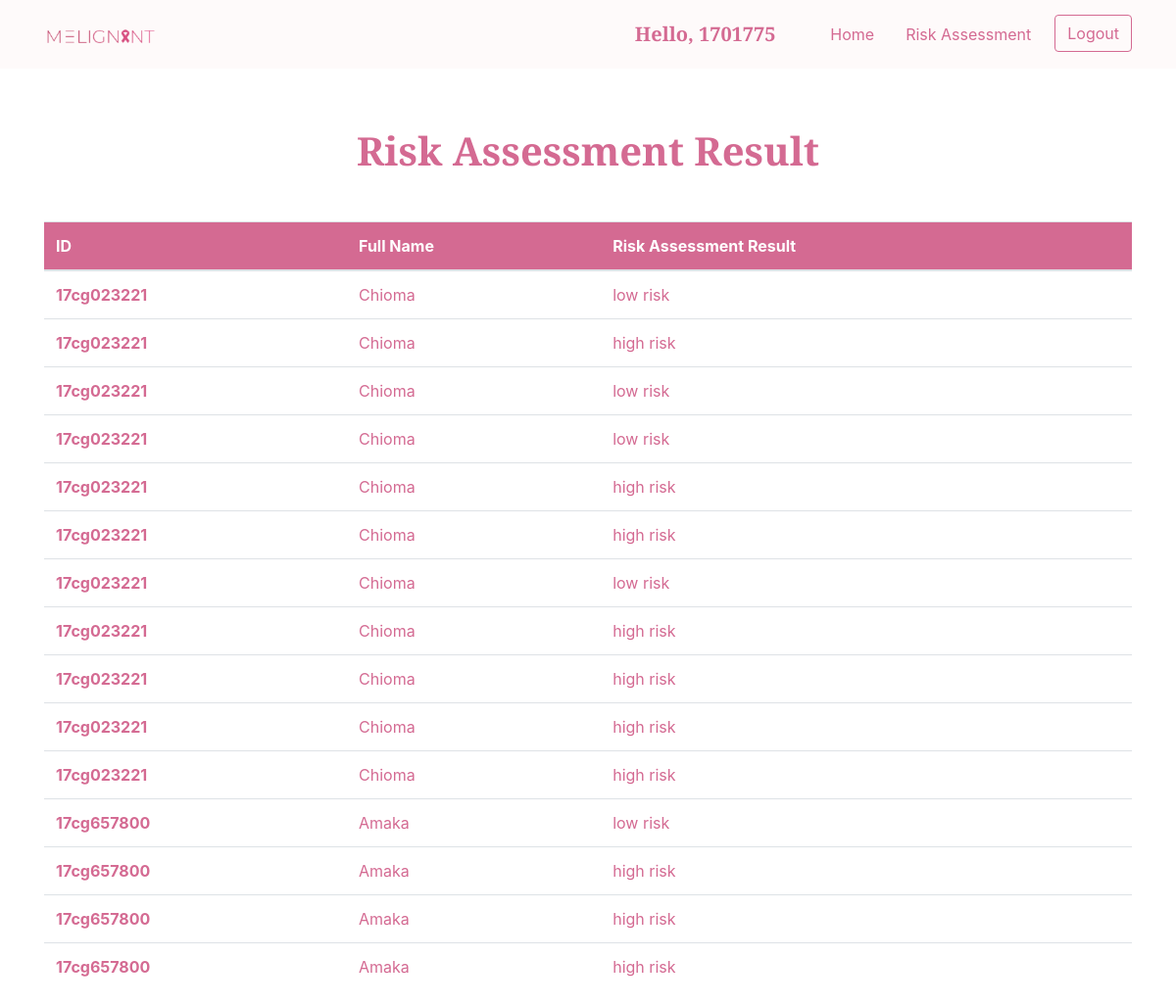
The app's page /Home/Assessment/History/ (signed in) with its own data.
### cancer_app/models.py (models this page shows, shortened)
class Assess(models.Model):
    patient_id = models.ForeignKey(Patient_data, on_delete=models.CASCADE)
    menopause = models.CharField(max_length=100)
    age = models.CharField(max_length=100)
    density = models.CharField(max_length=100)
    bmi = models.CharField(max_length=100)
    agefirst = models.CharField(max_length=100)
    nrelbc = models.CharField(max_length=100)
    brstproc = models.CharField(max_length=100)
    lastmamm = models.CharField(max_length=100)
    surgmeno = models.CharField(max_length=100)
    hrt = models.CharField(max_length=100)
    invasive = models.CharField(max_length=100)
    risk_result = models.CharField(max_length=100)
    pathologist = models.ForeignKey(User, on_delete=models.CASCADE, null=True)

class Patient_data(models.Model):
    patient_name = models.CharField(max_length=100)
    patient_id = models.CharField(
        primary_key=True, max_length=100, default='1701775')
    hist_image = models.FileField(upload_to=None, max_length=254, blank=True)
    diagnosis_result = models.CharField(max_length=100)
    pathologist = models.ForeignKey(User, on_delete=models.CASCADE, null=True)

### cancer_app/views.py (the view)
# urls.py: path('Home/Assessment/History/', views.historyRisk, name='historyRisk'),
def historyRisk(request):
    risk_data = Assess.objects.filter(pathologist=request.user)
    return render(request, 'cancer_app/historyRisk.html', {'risk_data': risk_data})

### cancer_app/templates/cancer_app/historyRisk.html (shortened to what this page needs)
{% load static %}
<!DOCTYPE html>
<html lang="en">
<head>
    <link rel="stylesheet" href="{% static 'cancer_app/css/history.css' %}">
    <link rel="stylesheet" href="https://stackpath.bootstrapcdn.com/bootstrap/4.5.2/css/bootstrap.min.css">
    <link rel="stylesheet" href="https://stackpath.bootstrapcdn.com/font-awesome/4.7.0/css/font-awesome.min.css">
</head>
<body>
    <nav class="navbar navbar-expand-lg navbar-light">
        <div class="container">
            <a class="navbar-brand" href="{% url 'landingpage' %}">
                <img id="logo" src="{% static 'cancer_app/images/Logo.svg' %}" width="60%">
            </a>
            <div class="collapse navbar-collapse" id="navbarSupportedContent">
                <ul class="navbar-nav ml-auto">
                    <li>
                        <h5 style="color: #D46A92; font-weight: bold; font-family: 'Playfair Display', serif;" class="mr-5 mt-2"> Hello, {{request.user}} </h5>
                    </li>
                    <li>
                        <a class="nav-link mr-3" href="{% url 'home' %}">Home</a>
                    </li>
                    <li>
                        <a class="nav-link mr-3" href="{% url 'risk' %}">Risk Assessment</a>
                    </li>
                    <li class="nav-item">
                        <a href="{% url 'logout' %}"><button id="nav-btn" class="btn" type="submit">Logout</button></a>
                    </li>
            </div>
        </div>
    </nav>
    <div class="container" style="margin-top: 5%;">
        <div class="text-center mb-3">
            <h1 class="header-text mt-4 mb-5">Risk Assessment Result</h1>
        </div>
        <table class="table">
            <thead style="background: #D46A92; color: white;">
              <tr>
                <th scope="col">ID</th>
                <th scope="col">Full Name</th>
                <th scope="col">Risk Assessment Result</th>
              </tr>
            </thead>
            <tbody>
                {% for risk in risk_data %}
                <tr>
                    <th scope="row" class="pid">{{ risk.patient_id.patient_id }}</th>
                    <td >{{ risk.patient_id.patient_name }}</td>
                    <td>{{ risk.risk_result }}</td>
                </tr>
                {% endfor %}
            </tbody>
          </table>
    </div>
</body>
</html>

### cancer_app/static/cancer_app/css/history.css (style rules this page uses)
.navbar { background-color: #FEFAFA !important; padding: 0; }
.header-text { font-family: 'Playfair Display', serif; font-weight: bolder; color: #D46A92; }

### cancer_app/templates/cancer_app/historyRisk.html (style rules this page uses)
#nav-btn { border: 1px solid #D46A92 !important; color: #D46A92 ; }
.header-text { font-family: 'Playfair Display', serif; font-weight: bolder; color: #D46A92; }
.navbar { background-color: #FEFAFA !important; }
.pid { color: #D46A92; font-weight: bold; }
td { color: #D46A92; }
.nav-link { color: #D46A92 !important; }

### records on screen
Assess: patient_id.patient_id "17cg023221", patient_id.patient_name "Chioma", risk_result "low risk"
Assess: patient_id.patient_id "17cg023221", patient_id.patient_name "Chioma", risk_result "high risk"
Assess: patient_id.patient_id "17cg023221", patient_id.patient_name "Chioma", risk_result "low risk"
Assess: patient_id.patient_id "17cg023221", patient_id.patient_name "Chioma", risk_result "low risk"
Assess: patient_id.patient_id "17cg023221", patient_id.patient_name "Chioma", risk_result "high risk"
Assess: patient_id.patient_id "17cg023221", patient_id.patient_name "Chioma", risk_result "high risk"
Assess: patient_id.patient_id "17cg023221", patient_id.patient_name "Chioma", risk_result "low risk"
Assess: patient_id.patient_id "17cg023221", patient_id.patient_name "Chioma", risk_result "high risk"
Assess: patient_id.patient_id "17cg023221", patient_id.patient_name "Chioma", risk_result "high risk"
Assess: patient_id.patient_id "17cg023221", patient_id.patient_name "Chioma", risk_result "high risk"
Assess: patient_id.patient_id "17cg023221", patient_id.patient_name "Chioma", risk_result "high risk"
Assess: patient_id.patient_id "17cg657800", patient_id.patient_name "Amaka", risk_result "low risk"
Assess: patient_id.patient_id "17cg657800", patient_id.patient_name "Amaka", risk_result "high risk"
Assess: patient_id.patient_id "17cg657800", patient_id.patient_name "Amaka", risk_result "high risk"
Assess: patient_id.patient_id "17cg657800", patient_id.patient_name "Amaka", risk_result "high risk"

### other values on screen
{{ request.user }} "1701775"
